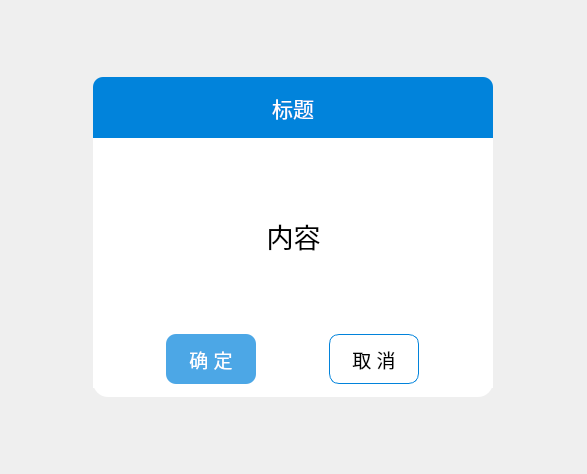
<?xml version="1.0" encoding="UTF-8"?>
<ui version="4.0">
 <class>AlertWindow</class>
 <widget class="QWidget" name="AlertWindow">
  <property name="geometry">
   <rect>
    <x>0</x>
    <y>0</y>
    <width>587</width>
    <height>474</height>
   </rect>
  </property>
  <property name="windowTitle">
   <string>Form</string>
  </property>
  <layout class="QGridLayout" name="gridLayout">
   <item row="0" column="0">
    <widget class="QFrame" name="frame">
     <property name="maximumSize">
      <size>
       <width>400</width>
       <height>320</height>
      </size>
     </property>
     <property name="styleSheet">
      <string notr="true">background-color: rgb(255, 255, 255);
border-radius:15px;</string>
     </property>
     <property name="frameShape">
      <enum>QFrame::StyledPanel</enum>
     </property>
     <property name="frameShadow">
      <enum>QFrame::Raised</enum>
     </property>
     <widget class="QWidget" name="widget" native="true">
      <property name="geometry">
       <rect>
        <x>0</x>
        <y>60</y>
        <width>400</width>
        <height>251</height>
       </rect>
      </property>
      <property name="styleSheet">
       <string notr="true">background-color: rgb(255, 255, 255);</string>
      </property>
      <widget class="QWidget" name="layoutWidget">
       <property name="geometry">
        <rect>
         <x>0</x>
         <y>0</y>
         <width>401</width>
         <height>251</height>
        </rect>
       </property>
       <layout class="QVBoxLayout" name="verticalLayout" stretch="1,0">
        <property name="spacing">
         <number>0</number>
        </property>
        <item>
         <widget class="QLabel" name="contentLabel">
          <property name="minimumSize">
           <size>
            <width>370</width>
            <height>0</height>
           </size>
          </property>
          <property name="font">
           <font>
            <pointsize>20</pointsize>
           </font>
          </property>
          <property name="styleSheet">
           <string notr="true">border: none;
border-radius:0px;</string>
          </property>
          <property name="text">
           <string>内容</string>
          </property>
          <property name="alignment">
           <set>Qt::AlignCenter</set>
          </property>
          <property name="wordWrap">
           <bool>true</bool>
          </property>
         </widget>
        </item>
        <item>
         <widget class="QWidget" name="buttonsWidget" native="true">
          <property name="styleSheet">
           <string notr="true">QWidget{
border: none;
border-radius:0px;
}</string>
          </property>
          <layout class="QHBoxLayout" name="horizontalLayout">
           <property name="spacing">
            <number>0</number>
           </property>
           <property name="sizeConstraint">
            <enum>QLayout::SetNoConstraint</enum>
           </property>
           <property name="leftMargin">
            <number>0</number>
           </property>
           <property name="topMargin">
            <number>0</number>
           </property>
           <property name="rightMargin">
            <number>0</number>
           </property>
           <property name="bottomMargin">
            <number>4</number>
           </property>
           <item>
            <widget class="QPushButton" name="confirmPushButton">
             <property name="minimumSize">
              <size>
               <width>90</width>
               <height>50</height>
              </size>
             </property>
             <property name="maximumSize">
              <size>
               <width>90</width>
               <height>50</height>
              </size>
             </property>
             <property name="font">
              <font>
               <pointsize>14</pointsize>
              </font>
             </property>
             <property name="styleSheet">
              <string notr="true">QPushButton{
background-color: rgba(1, 131, 219,180);
color: rgb(255, 255, 255);
border: none;
border-radius:10px;
}

QPushButton:pressed{
background-color: rgb(1, 131, 219);
color: rgb(255, 255, 255);
border: none;
border-radius:10px;
}</string>
             </property>
             <property name="text">
              <string>确 定</string>
             </property>
            </widget>
           </item>
           <item>
            <widget class="QPushButton" name="cancelPushButton">
             <property name="minimumSize">
              <size>
               <width>90</width>
               <height>50</height>
              </size>
             </property>
             <property name="maximumSize">
              <size>
               <width>90</width>
               <height>50</height>
              </size>
             </property>
             <property name="font">
              <font>
               <pointsize>14</pointsize>
              </font>
             </property>
             <property name="styleSheet">
              <string notr="true">QPushButton{
border:none;
border: 1px solid rgb(1, 131, 219);
border-radius:10px;
}
QPushButton::pressed{
	color: rgb(255, 255, 255);
	background-color: rgb(1, 131, 219);
}</string>
             </property>
             <property name="text">
              <string>取 消</string>
             </property>
            </widget>
           </item>
          </layout>
         </widget>
        </item>
       </layout>
      </widget>
     </widget>
     <widget class="QLabel" name="titleLabel">
      <property name="geometry">
       <rect>
        <x>0</x>
        <y>0</y>
        <width>400</width>
        <height>61</height>
       </rect>
      </property>
      <property name="font">
       <font>
        <pointsize>16</pointsize>
       </font>
      </property>
      <property name="styleSheet">
       <string notr="true">background-color: rgb(1, 131, 219);
color: rgb(255, 255, 255);
border-radius:0px;
border-top-left-radius:10px;
border-top-right-radius:10px;
border: none;</string>
      </property>
      <property name="text">
       <string>标题</string>
      </property>
      <property name="alignment">
       <set>Qt::AlignCenter</set>
      </property>
     </widget>
    </widget>
   </item>
  </layout>
 </widget>
 <resources/>
 <connections/>
</ui>
